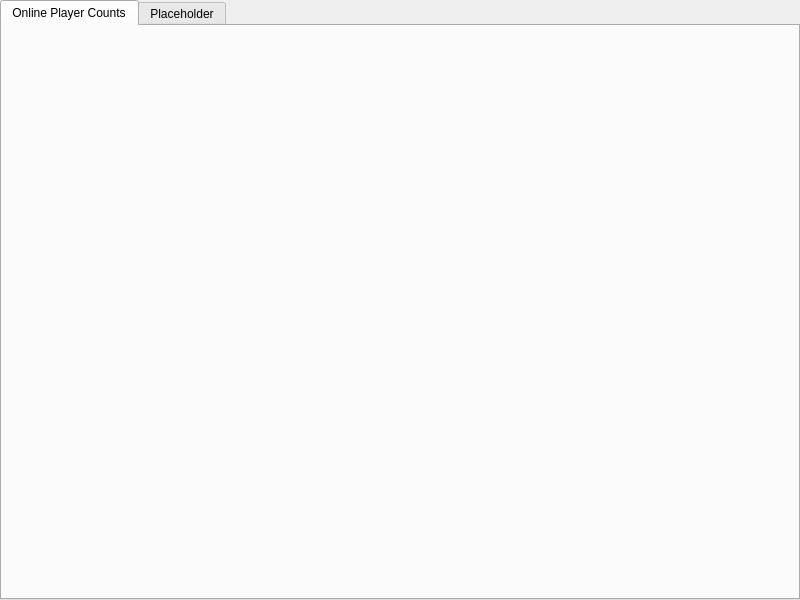
<?xml version="1.0" encoding="UTF-8"?>
<ui version="4.0">
 <class>AnalyticsPage</class>
 <widget class="QWidget" name="AnalyticsPage">
  <property name="geometry">
   <rect>
    <x>0</x>
    <y>0</y>
    <width>800</width>
    <height>600</height>
   </rect>
  </property>
  <property name="windowTitle">
   <string>Form</string>
  </property>
  <layout class="QVBoxLayout" name="verticalLayout">
   <property name="spacing">
    <number>0</number>
   </property>
   <property name="leftMargin">
    <number>0</number>
   </property>
   <property name="topMargin">
    <number>0</number>
   </property>
   <property name="rightMargin">
    <number>0</number>
   </property>
   <property name="bottomMargin">
    <number>0</number>
   </property>
   <item>
    <widget class="QTabWidget" name="tabs">
     <property name="currentIndex">
      <number>0</number>
     </property>
     <widget class="OnlineCountsTracker" name="onlinePlayerCountsTracker">
      <attribute name="title">
       <string>Online Player Counts</string>
      </attribute>
     </widget>
     <widget class="QWidget" name="placeholder">
      <attribute name="title">
       <string>Placeholder</string>
      </attribute>
      <widget class="QLabel" name="placeholderLabel">
       <property name="geometry">
        <rect>
         <x>320</x>
         <y>250</y>
         <width>141</width>
         <height>20</height>
        </rect>
       </property>
       <property name="text">
        <string>Nothing to see here yet :(</string>
       </property>
      </widget>
     </widget>
    </widget>
   </item>
  </layout>
 </widget>
 <customwidgets>
  <customwidget>
   <class>OnlineCountsTracker</class>
   <extends>QWidget</extends>
   <header>gui.onlinecountstracker</header>
   <container>1</container>
  </customwidget>
 </customwidgets>
 <resources/>
 <connections/>
</ui>
